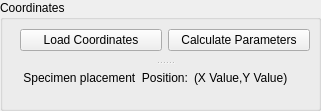
     <widget class="QGroupBox" name="groupBox_Coordinates">
      <property name="geometry">
       <rect>
        <x>640</x>
        <y>0</y>
        <width>321</width>
        <height>111</height>
       </rect>
      </property>
      <property name="title">
       <string>Coordinates</string>
      </property>
      <widget class="QSplitter" name="splitter_4">
       <property name="geometry">
        <rect>
         <x>20</x>
         <y>20</y>
         <width>290</width>
         <height>71</height>
        </rect>
       </property>
       <property name="orientation">
        <enum>Qt::Vertical</enum>
       </property>
       <widget class="QWidget" name="">
        <layout class="QHBoxLayout" name="horizontalLayout_24">
         <item>
          <widget class="QPushButton" name="pushButton_LoadCoordinates">
           <property name="minimumSize">
            <size>
             <width>108</width>
             <height>0</height>
            </size>
           </property>
           <property name="text">
            <string>Load Coordinates</string>
           </property>
          </widget>
         </item>
         <item>
          <widget class="QPushButton" name="pushButton_CalaculateParameters">
           <property name="text">
            <string>Calculate Parameters</string>
           </property>
          </widget>
         </item>
        </layout>
       </widget>
       <widget class="QWidget" name="">
        <layout class="QHBoxLayout" name="horizontalLayout_27">
         <item>
          <widget class="QLabel" name="label_10">
           <property name="text">
            <string> Specimen placement  Position:</string>
           </property>
          </widget>
         </item>
         <item>
          <widget class="QLabel" name="label_XValue">
           <property name="text">
            <string>(X Value,Y Value)</string>
           </property>
          </widget>
         </item>
        </layout>
       </widget>
      </widget>
     </widget>
